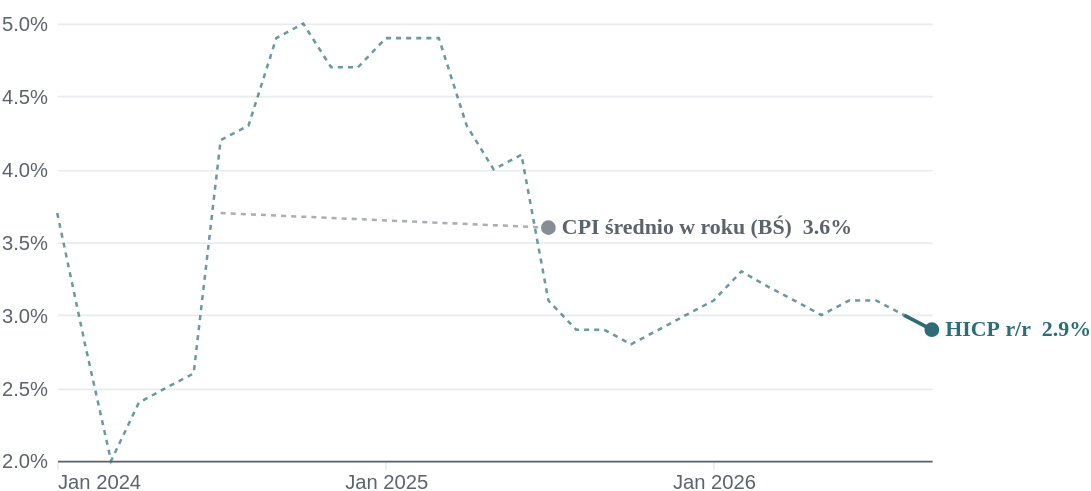

The specification (Vega-Lite) saved for this image:
### Vega-Lite specification from a JSON file in a GitHub repository (floating-point values rounded to 4 significant figures)
{"$schema": "https://vega.github.io/schema/vega-lite/v6.json", "width": 520, "height": 260, "padding": {"left": 0, "right": 0, "top": 8, "bottom": 0}, "data": {"values": [{"s": "HICP r/r", "role": "accent", "si": 0, "t": "2024-01", "v": 3.7, "ill": true, "joint": false, "prelim": false, "last": false}, {"s": "HICP r/r", "role": "accent", "si": 0, "t": "2024-02", "v": 2.8, "ill": true, "joint": false, "prelim": false, "last": false}, {"s": "HICP r/r", "role": "accent", "si": 0, "t": "2024-03", "v": 2, "ill": true, "joint": false, "prelim": false, "last": false}, {"s": "HICP r/r", "role": "accent", "si": 0, "t": "2024-04", "v": 2.4, "ill": true, "joint": false, "prelim": false, "last": false}, {"s": "HICP r/r", "role": "accent", "si": 0, "t": "2024-05", "v": 2.5, "ill": true, "joint": false, "prelim": false, "last": false}, {"s": "HICP r/r", "role": "accent", "si": 0, "t": "2024-06", "v": 2.6, "ill": true, "joint": false, "prelim": false, "last": false}, {"s": "HICP r/r", "role": "accent", "si": 0, "t": "2024-07", "v": 4.2, "ill": true, "joint": false, "prelim": false, "last": false}, {"s": "HICP r/r", "role": "accent", "si": 0, "t": "2024-08", "v": 4.3, "ill": true, "joint": false, "prelim": false, "last": false}, {"s": "HICP r/r", "role": "accent", "si": 0, "t": "2024-09", "v": 4.9, "ill": true, "joint": false, "prelim": false, "last": false}, {"s": "HICP r/r", "role": "accent", "si": 0, "t": "2024-10", "v": 5, "ill": true, "joint": false, "prelim": false, "last": false}, {"s": "HICP r/r", "role": "accent", "si": 0, "t": "2024-11", "v": 4.7, "ill": true, "joint": false, "prelim": false, "last": false}, {"s": "HICP r/r", "role": "accent", "si": 0, "t": "2024-12", "v": 4.7, "ill": true, "joint": false, "prelim": false, "last": false}, {"s": "HICP r/r", "role": "accent", "si": 0, "t": "2025-01", "v": 4.9, "ill": true, "joint": false, "prelim": false, "last": false}, {"s": "HICP r/r", "role": "accent", "si": 0, "t": "2025-02", "v": 4.9, "ill": true, "joint": false, "prelim": false, "last": false}, {"s": "HICP r/r", "role": "accent", "si": 0, "t": "2025-03", "v": 4.9, "ill": true, "joint": false, "prelim": false, "last": false}, {"s": "HICP r/r", "role": "accent", "si": 0, "t": "2025-04", "v": 4.3, "ill": true, "joint": false, "prelim": false, "last": false}, {"s": "HICP r/r", "role": "accent", "si": 0, "t": "2025-05", "v": 4, "ill": true, "joint": false, "prelim": false, "last": false}, {"s": "HICP r/r", "role": "accent", "si": 0, "t": "2025-06", "v": 4.1, "ill": true, "joint": false, "prelim": false, "last": false}, {"s": "HICP r/r", "role": "accent", "si": 0, "t": "2025-07", "v": 3.1, "ill": true, "joint": false, "prelim": false, "last": false}, {"s": "HICP r/r", "role": "accent", "si": 0, "t": "2025-08", "v": 2.9, "ill": true, "joint": false, "prelim": false, "last": false}, {"s": "HICP r/r", "role": "accent", "si": 0, "t": "2025-09", "v": 2.9, "ill": true, "joint": false, "prelim": false, "last": false}, {"s": "HICP r/r", "role": "accent", "si": 0, "t": "2025-10", "v": 2.8, "ill": true, "joint": false, "prelim": false, "last": false}, {"s": "HICP r/r", "role": "accent", "si": 0, "t": "2025-11", "v": 2.9, "ill": true, "joint": false, "prelim": false, "last": false}, {"s": "HICP r/r", "role": "accent", "si": 0, "t": "2025-12", "v": 3, "ill": true, "joint": false, "prelim": false, "last": false}, {"s": "HICP r/r", "role": "accent", "si": 0, "t": "2026-01", "v": 3.1, "ill": true, "joint": false, "prelim": false, "last": false}, {"s": "HICP r/r", "role": "accent", "si": 0, "t": "2026-02", "v": 3.3, "ill": true, "joint": false, "prelim": false, "last": false}, {"s": "HICP r/r", "role": "accent", "si": 0, "t": "2026-03", "v": 3.2, "ill": true, "joint": false, "prelim": false, "last": false}, {"s": "HICP r/r", "role": "accent", "si": 0, "t": "2026-04", "v": 3.1, "ill": true, "joint": false, "prelim": false, "last": false}, {"s": "HICP r/r", "role": "accent", "si": 0, "t": "2026-05", "v": 3, "ill": true, "joint": false, "prelim": false, "last": false}, {"s": "HICP r/r", "role": "accent", "si": 0, "t": "2026-06", "v": 3.1, "ill": true, "joint": false, "prelim": false, "last": false}, {"s": "HICP r/r", "role": "accent", "si": 0, "t": "2026-07", "v": 3.1, "ill": true, "joint": false, "prelim": false, "last": false}, {"s": "HICP r/r", "role": "accent", "si": 0, "t": "2026-08", "v": 3, "ill": false, "joint": true, "prelim": false, "last": false}, {"s": "HICP r/r", "role": "accent", "si": 0, "t": "2026-09", "v": 2.9, "ill": false, "joint": false, "prelim": false, "last": true}, {"s": "CPI średnio w roku (BŚ)", "role": "context", "si": 1, "t": "2024-07", "v": 3.7, "ill": true, "joint": false, "prelim": false, "last": false}, {"s": "CPI średnio w roku (BŚ)", "role": "context", "si": 1, "t": "2025-07", "v": 3.6, "ill": false, "joint": true, "prelim": false, "last": true}]}, "config": {"font": "Plus Jakarta Sans", "view": {"stroke": null}, "axis": {"labelFont": "Inter Variable, Plus Jakarta Sans, sans-serif"}}, "encoding": {"x": {"field": "t", "type": "temporal", "title": null, "axis": {"format": "%b %Y", "labelColor": "#5D636B", "tickColor": "#E8ECEF", "domainColor": "#5D636B", "tickCount": 4, "labelFlush": true, "grid": false, "labelFontSize": 12}}, "y": {"field": "v", "type": "quantitative", "title": null, "scale": {"zero": false, "nice": true}, "axis": {"format": ".1f", "labelColor": "#5D636B", "gridColor": "#E8ECEF", "domain": false, "ticks": false, "tickCount": 5, "labelPadding": 6, "labelFontSize": 12, "labelExpr": "datum.label + '%'"}}, "color": {"field": "role", "type": "nominal", "scale": {"domain": ["accent", "context"], "range": ["#2C6E76", "#868D95"]}, "legend": null}}, "layer": [{"transform": [{"filter": "datum.ill || datum.joint"}], "mark": {"type": "line", "strokeWidth": 1.5, "strokeDash": [3, 3], "opacity": 0.7}, "encoding": {"detail": {"field": "s"}}}, {"transform": [{"filter": "!datum.ill"}], "mark": {"type": "line", "strokeWidth": 2.25, "interpolate": "linear"}, "encoding": {"detail": {"field": "s"}, "strokeWidth": {"condition": {"test": "datum.role === 'context'", "value": 1.75}, "value": 2.5}}}, {"transform": [{"filter": "datum.last"}], "mark": {"type": "point", "filled": false, "size": 46, "opacity": 1, "strokeWidth": 2}, "encoding": {"fill": {"condition": [{"test": "datum.prelim", "value": "white"}, {"test": "datum.role === 'accent'", "value": "#2C6E76"}], "value": "#868D95"}}}, {"transform": [{"filter": "datum.last"}, {"calculate": "datum.s + '  ' + format(datum.v, '.1f') + '%'", "as": "lab"}], "mark": {"type": "text", "align": "left", "dx": 8, "fontSize": 13, "fontWeight": 600, "font": "Plus Jakarta Sans"}, "encoding": {"text": {"field": "lab"}, "color": {"condition": {"test": "datum.role === 'accent'", "value": "#2C6E76"}, "value": "#5D636B"}}}]}
